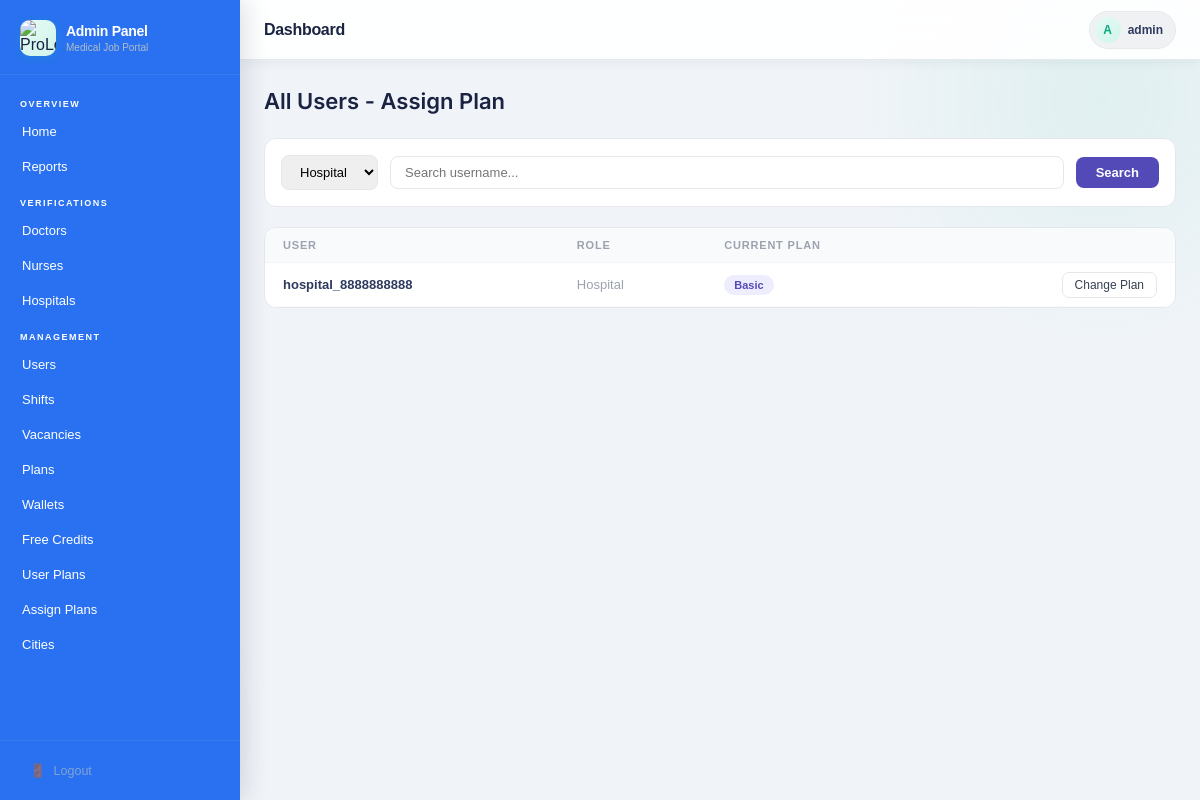
/plans/all-users/ (signed in), run on the app's committed database.
### users/models.py (models this page shows, shortened)
class CustomUser(AbstractUser):
    ROLE_CHOICES = (
        ('doctor', 'Doctor'),
        ('nurse', 'Nurse'),
        ('hospital', 'Hospital'),
        ('admin', 'Admin'),
    )
    role   = models.CharField(max_length=20, choices=ROLE_CHOICES)
    mobile = models.CharField(max_length=10, unique=True, null=True, blank=True)  # ✅ Unique mobile

### plans/models.py (models this page shows, shortened)
class UserPlan(models.Model):
    user      = models.ForeignKey(User, on_delete=models.CASCADE, related_name='plans')
    plan      = models.ForeignKey(Plan, on_delete=models.SET_NULL, null=True)
    is_active = models.BooleanField(default=True)
    bought_at = models.DateTimeField(auto_now_add=True)
    start_date = models.DateTimeField(null=True, blank=True)
    end_date   = models.DateTimeField(null=True, blank=True)   # None = Lifetime
    vacancy_limit_used = models.PositiveIntegerField(default=0)
    shift_post_used   = models.PositiveIntegerField(default=0)
    vacancy_post_used = models.PositiveIntegerField(default=0)
    class Meta:
        ordering = ['-bought_at']

class Plan(models.Model):
    ROLE_CHOICES = [
        ('doctor',   'Doctor'),
        ('nurse',    'Nurse'),
        ('hospital', 'Hospital'),
    ]
    DURATION_CHOICES = [
        (1,  '1 Month'),
        (2,  '2 Months'),
        (3,  '3 Months'),
        (6,  '6 Months'),
        (12, '12 Months (1 Year)'),
    ]
    TOKEN_MODE_CHOICES = [
        ('disabled',  'No Tokens'),        # tokens feature hi nahi
        ('fixed',     'Fixed Amount'),     # X tokens milenge
        ('unlimited', 'Unlimited'),        # ∞ tokens
    ]
    name        = models.CharField(max_length=100)
    role        = models.CharField(max_length=20, choices=ROLE_CHOICES)
    price       = models.DecimalField(max_digits=10, decimal_places=2)
    description = models.TextField(blank=True)
    is_active   = models.BooleanField(default=True)
    created_at  = models.DateTimeField(auto_now_add=True)
    shift_view_enabled = models.BooleanField(
    default=False,
    help_text="Kya is plan mein Available Shifts dekhne ki permission hai?"
)
    urgent_shift_enabled = models.BooleanField(
    default=False,
    help_text="Dashboard pe urgent shifts dikhenge (shift_view_enabled bhi hona chahiye)"
)
    is_lifetime     = models.BooleanField(
        default=False,
        help_text="Check karo agar plan kabhi expire na ho (Lifetime)"
    )
    duration_months = models.PositiveIntegerField(
    choices=DURATION_CHOICES,
    default=1,
    null=True,      # ← add karo
    blank=True,     # ← add karo
    help_text="Plan kitne mahine ka hai (is_lifetime=False hone par kaam aata hai)"
)
    urgent_shift_post_enabled = models.BooleanField(
    default=False,
    help_text="Kya is plan mein urgent shift post karne ki permission hai?"
)
    token_mode = models.CharField(
        max_length=10,
        choices=TOKEN_MODE_CHOICES,
        default='disabled',
        help_text="disabled=tokens nahi, fixed=X tokens, unlimited=∞ tokens"
    )
    tokens = models.PositiveIntegerField(
        default=0,
        help_text="Sirf token_mode='fixed' hone par use hota hai"
    )
    vacancy_apply_enabled   = models.BooleanField(
        default=False,
        help_text="Kya is plan mein vacancy apply feature ON hai?"
    )
    unlimited_vacancy_apply = models.BooleanField(
        default=False,
        help_text="Unlimited vacancy apply? (vacancy_apply_enabled=True hona chahiye)"
    )
    vacancy_limit           = models.PositiveIntegerField(
        default=0,
        help_text="Kitni vacancies pe apply kar sakta hai (unlimited_vacancy_apply=False hone par)"
    )
    shift_post_enabled   = models.BooleanField(
        default=False,
        help_text="Kya is plan mein shift posting feature ON hai?"
    )
    unlimited_shift_post = models.BooleanField(default=False)
    shift_post_limit     = models.PositiveIntegerField(default=0)
    vacancy_post_enabled   = models.BooleanField(
        default=False,
        help_text="Kya is plan mein vacancy posting feature ON hai?"
    )
    unlimited_vacancy_post = models.BooleanField(default=False)
    vacancy_post_limit     = models.PositiveIntegerField(default=0)
    class Meta:
        ordering = ['role', 'price']

### plans/views.py (the view)
# urls.py: path('all-users/', views.all_users_plan, name='admin_all_users_plan'),
@login_required
@user_passes_test(is_admin)
def all_users_plan(request):
    role   = request.GET.get('role', 'hospital')
    search = request.GET.get('search', '').strip()
    users  = User.objects.filter(role=role).order_by('username')
    if search:
        users = users.filter(username__icontains=search)
    for user in users:
        user.current_plan = UserPlan.objects.filter(user=user, is_active=True).first()
    return render(request, 'admin_panel/plans/all_users_plan.html', {
        'users': users, 'role': role, 'search': search,
    })

### plans/context_processors.py (called while the page is built, shortened)
def plan_permissions(request):
    active_plan = get_active_plan(request.user)
    can_view_shifts   = False
    can_view_urgent   = False
    can_apply_vacancy = False
    can_post_shift    = False
    can_post_shift_h   = False
    can_post_vacancy_h = False
    return {
         'ctx_can_view_shifts':    can_view_shifts,
    'ctx_can_view_urgent':    can_view_urgent,
    'ctx_can_apply_vacancy':  can_apply_vacancy,
    'ctx_can_post_shift':     can_post_shift or can_post_shift_h,
    'ctx_can_post_vacancy':   can_post_vacancy_h,
    }

### plans/utils.py (called while the page is built, shortened)
def get_active_plan(user):
    plan = UserPlan.objects.filter(user=user, is_active=True).first()
    if not plan:
        return None

### plans/views.py (called while the page is built)
def is_admin(user):
    return user.is_authenticated and user.is_staff

### admin_panel/templates/admin_panel/plans/all_users_plan.html (shortened to what this page needs)
{% extends 'admin_panel/base.html' %}
{% block content %}
<div class="dash-wrap" style="padding: 4px 0 32px; font-family: 'Inter', sans-serif;">
  <div style="display:flex; justify-content:space-between; align-items:center; margin-bottom:24px;">
    <h2 style="font-size:22px; font-weight:600; margin:0;">All Users - Assign Plan</h2>
  </div>
  <div style="background:#fff; border:1px solid #e5e7eb; border-radius:12px; padding:16px; margin-bottom:20px;">
    <form method="get" style="display:flex; gap:12px; flex-wrap:wrap; align-items:center;">
      <select name="role" class="f-input" onchange="this.form.submit()"
              style="padding:8px 14px; border-radius:8px; border:1px solid #e5e7eb; font-size:13px;">
        <option value="hospital" {% if role == 'hospital' %}selected{% endif %}>Hospital</option>
      </select>
      <input type="text" name="search" placeholder="Search username..."
             value="{{ search }}"
             style="padding:8px 14px; border-radius:8px; border:1px solid #e5e7eb; font-size:13px; flex:1; min-width:200px;">
      <button type="submit"
              style="background:#534AB7; color:#fff; border:none; padding:8px 20px; border-radius:8px; font-size:13px; font-weight:600;">
        Search
      </button>
    </form>
  </div>
  <div style="background:#fff; border:1px solid #e5e7eb; border-radius:12px; overflow:hidden;">
    <table style="width:100%; border-collapse:collapse;">
      <thead>
        <tr>
          <th style="padding:11px 18px; font-size:11px; font-weight:700; color:#9ca3af; text-transform:uppercase; text-align:left; border-bottom:1px solid #f3f4f6;">User</th>
          <th style="padding:11px 18px; font-size:11px; font-weight:700; color:#9ca3af; text-transform:uppercase; text-align:left; border-bottom:1px solid #f3f4f6;">Role</th>
          <th style="padding:11px 18px; font-size:11px; font-weight:700; color:#9ca3af; text-transform:uppercase; text-align:left; border-bottom:1px solid #f3f4f6;">Current Plan</th>
          <th style="padding:11px 18px; font-size:11px; font-weight:700; color:#9ca3af; text-transform:uppercase; text-align:left; border-bottom:1px solid #f3f4f6;"></th>
        </tr>
      </thead>
      <tbody>
        {% for user in users %}
        <tr style="border-bottom:1px solid #f9fafb;">
          <td style="padding:14px 18px; font-size:13px; font-weight:600;">{{ user.username }}</td>
          <td style="padding:14px 18px; font-size:13px; color:#9ca3af; text-transform:capitalize;">{{ user.role }}</td>
          <td style="padding:14px 18px; font-size:13px;">
            {% if user.current_plan %}
              <span style="background:#EEEDFE; color:#534AB7; font-size:11px; font-weight:600; padding:4px 10px; border-radius:99px;">
                {{ user.current_plan.plan.name }}
              </span>
            {% else %}
              <span style="color:#ef4444; font-size:12px; font-weight:500;">No Plan</span>
            {% endif %}
          </td>
          <td style="padding:14px 18px; text-align:right;">
            <a href="{% url 'admin_assign_plan' user.pk %}"
               style="font-size:12px; font-weight:500; padding:5px 12px; border-radius:7px; border:1px solid #e5e7eb; background:#fff; color:#374151; text-decoration:none;">
              {% if user.current_plan %}Change Plan{% else %}Assign Plan{% endif %}
            </a>
          </td>
        </tr>
        {% empty %}
        <tr>
          <td colspan="4" style="text-align:center; padding:40px; color:#9ca3af;">No users found.</td>
        </tr>
        {% endfor %}
      </tbody>
    </table>
  </div>
</div>
{% endblock %}

### admin_panel/templates/admin_panel/base.html (shortened to what this page needs)
{% load static %}
<!DOCTYPE html>
<html lang="hi">
<head>
</head>
<body>
<aside class="sidebar" id="sidebar">
  <div class="sidebar-brand">
      <div class="logo-icon">
        <img src="{% static 'users/images/Black_and_White_Circular_Art___Design_Logo-removebg-preview.png' %}"
          alt="ProLocum Logo">
      </div>
    <div class="brand-text">
      <h1>Admin Panel</h1>
      <p>Medical Job Portal</p>
    </div>
  </div>
  <nav class="sidebar-nav">
    <div class="nav-section-label">Overview</div>
    <a href="{% url 'admin_dashboard' %}" class="nav-link {% if request.resolver_match.url_name == 'admin_dashboard' %}active{% endif %}">
   Home
    </a>
    <a href="{% url 'admin_reports' %}" class="nav-link {% if request.resolver_match.url_name == 'admin_reports' %}active{% endif %}">
Reports
    </a>
    <div class="nav-section-label">Verifications</div>
    <a href="{% url 'admin_applications' %}?role=doctor&status=pending" class="nav-link">
     Doctors
    </a>
    <a href="{% url 'admin_applications' %}?role=nurse&status=pending" class="nav-link">
   Nurses
    </a>
    <a href="{% url 'admin_applications' %}?role=hospital&status=pending" class="nav-link">
       Hospitals
    </a>
    <div class="nav-section-label">Management</div>
    <a href="{% url 'admin_user_list' %}" class="nav-link {% if request.resolver_match.url_name == 'admin_user_list' %}active{% endif %}">
       Users
    </a>
    <a href="{% url 'admin_shift_list' %}" class="nav-link {% if request.resolver_match.url_name == 'admin_shift_list' %}active{% endif %}">
       Shifts
    </a>
    <a href="{% url 'admin_vacancy_list' %}" class="nav-link {% if request.resolver_match.url_name == 'admin_vacancy_list' %}active{% endif %}">
       Vacancies
    </a>
    <a href="{% url 'admin_plan_list' %}" class="nav-link ">
       Plans
    </a>
    <a href="{% url 'admin_wallet_list' %}" class="nav-link ">
       Wallets
    </a>
    <a href="{% url 'admin_default_credits' %}" class="nav-link ">
       Free Credits
    </a>
<a href="{% url 'admin_user_plan_list' %}" class="nav-link ">
    User Plans
</a>
<a href="{% url 'admin_all_users_plan' %}" class="nav-link">
    Assign Plans
</a>
<a href="{% url 'admin_city_list' %}" class="nav-link {% if request.resolver_match.url_name == 'admin_city_list' %}active{% endif %}">
     Cities
</a>
  </nav>
  <div class="sidebar-footer">
    <a href="{% url 'logout' %}"><span>🚪</span> Logout</a>
  </div>
</aside>
<main class="main">
  <div class="topbar">
    <div class="topbar-left">
      <span class="topbar-title">{% block page_title %}Dashboard{% endblock %}</span>
    </div>
    <div class="topbar-right">
      <div class="user-chip">
        <div class="user-avatar">{{ request.user.username|first|upper }}</div>
        <span class="user-name">{{ request.user.username }}</span>
      </div>
    </div>
  </div>
  <div class="content">
    {% block content %}{% endblock %}
  </div>
</main>
</body>
</html>

### data on the page
CustomUser: user.username|first "A", user.username "admin"
CustomUser: username "hospital_8888888888", role "Hospital", current_plan.plan.name "Basic", shows "Change Plan"
